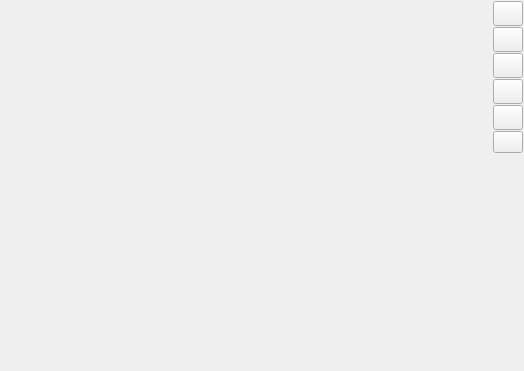
<?xml version="1.0" encoding="UTF-8"?>
<ui version="4.0">
 <class>VSCView</class>
 <widget class="QWidget" name="VSCView">
  <property name="geometry">
   <rect>
    <x>0</x>
    <y>0</y>
    <width>524</width>
    <height>371</height>
   </rect>
  </property>
  <property name="windowTitle">
   <string>VSCView</string>
  </property>
  <property name="windowIcon">
   <iconset resource="vscmainwindows.qrc">
    <normaloff>:/logo/resources/vscsmall.jpg</normaloff>:/logo/resources/vscsmall.jpg</iconset>
  </property>
  <layout class="QGridLayout" name="gridLayout">
   <property name="leftMargin">
    <number>1</number>
   </property>
   <property name="topMargin">
    <number>1</number>
   </property>
   <property name="rightMargin">
    <number>1</number>
   </property>
   <property name="bottomMargin">
    <number>1</number>
   </property>
   <property name="spacing">
    <number>1</number>
   </property>
   <item row="0" column="0">
    <widget class="QWidget" name="widget" native="true">
     <property name="autoFillBackground">
      <bool>true</bool>
     </property>
     <property name="styleSheet">
      <string notr="true"/>
     </property>
    </widget>
   </item>
   <item row="0" column="1">
    <layout class="QVBoxLayout" name="verticalLayout">
     <item>
      <widget class="QPushButton" name="pushButton1">
       <property name="minimumSize">
        <size>
         <width>25</width>
         <height>25</height>
        </size>
       </property>
       <property name="maximumSize">
        <size>
         <width>30</width>
         <height>30</height>
        </size>
       </property>
       <property name="text">
        <string/>
       </property>
       <property name="icon">
        <iconset resource="vscmainwindows.qrc">
         <normaloff>:/view/resources/1x1.png</normaloff>:/view/resources/1x1.png</iconset>
       </property>
       <property name="iconSize">
        <size>
         <width>25</width>
         <height>25</height>
        </size>
       </property>
      </widget>
     </item>
     <item>
      <widget class="QPushButton" name="pushButton2x2">
       <property name="minimumSize">
        <size>
         <width>25</width>
         <height>25</height>
        </size>
       </property>
       <property name="maximumSize">
        <size>
         <width>30</width>
         <height>30</height>
        </size>
       </property>
       <property name="text">
        <string/>
       </property>
       <property name="icon">
        <iconset resource="vscmainwindows.qrc">
         <normaloff>:/view/resources/2x2.png</normaloff>:/view/resources/2x2.png</iconset>
       </property>
       <property name="iconSize">
        <size>
         <width>25</width>
         <height>25</height>
        </size>
       </property>
      </widget>
     </item>
     <item>
      <widget class="QPushButton" name="pushButton3x3">
       <property name="minimumSize">
        <size>
         <width>25</width>
         <height>25</height>
        </size>
       </property>
       <property name="maximumSize">
        <size>
         <width>30</width>
         <height>30</height>
        </size>
       </property>
       <property name="text">
        <string/>
       </property>
       <property name="icon">
        <iconset resource="vscmainwindows.qrc">
         <normaloff>:/view/resources/3x3.png</normaloff>:/view/resources/3x3.png</iconset>
       </property>
       <property name="iconSize">
        <size>
         <width>25</width>
         <height>25</height>
        </size>
       </property>
      </widget>
     </item>
     <item>
      <widget class="QPushButton" name="pushButton6">
       <property name="minimumSize">
        <size>
         <width>25</width>
         <height>25</height>
        </size>
       </property>
       <property name="maximumSize">
        <size>
         <width>30</width>
         <height>30</height>
        </size>
       </property>
       <property name="text">
        <string/>
       </property>
       <property name="icon">
        <iconset resource="vscmainwindows.qrc">
         <normaloff>:/view/resources/6.png</normaloff>:/view/resources/6.png</iconset>
       </property>
       <property name="iconSize">
        <size>
         <width>25</width>
         <height>25</height>
        </size>
       </property>
      </widget>
     </item>
     <item>
      <widget class="QPushButton" name="pushButton4x4">
       <property name="minimumSize">
        <size>
         <width>25</width>
         <height>25</height>
        </size>
       </property>
       <property name="maximumSize">
        <size>
         <width>30</width>
         <height>30</height>
        </size>
       </property>
       <property name="text">
        <string/>
       </property>
       <property name="icon">
        <iconset resource="vscmainwindows.qrc">
         <normaloff>:/view/resources/4x4.png</normaloff>:/view/resources/4x4.png</iconset>
       </property>
       <property name="iconSize">
        <size>
         <width>25</width>
         <height>25</height>
        </size>
       </property>
      </widget>
     </item>
     <item>
      <widget class="QPushButton" name="pushButton12p1">
       <property name="maximumSize">
        <size>
         <width>30</width>
         <height>30</height>
        </size>
       </property>
       <property name="text">
        <string/>
       </property>
       <property name="icon">
        <iconset resource="vscmainwindows.qrc">
         <normaloff>:/view/resources/12+1.png</normaloff>:/view/resources/12+1.png</iconset>
       </property>
       <property name="iconSize">
        <size>
         <width>25</width>
         <height>25</height>
        </size>
       </property>
      </widget>
     </item>
     <item>
      <spacer name="verticalSpacer">
       <property name="orientation">
        <enum>Qt::Vertical</enum>
       </property>
       <property name="sizeHint" stdset="0">
        <size>
         <width>20</width>
         <height>40</height>
        </size>
       </property>
      </spacer>
     </item>
    </layout>
   </item>
  </layout>
 </widget>
 <resources>
  <include location="vscmainwindows.qrc"/>
 </resources>
 <connections/>
</ui>
